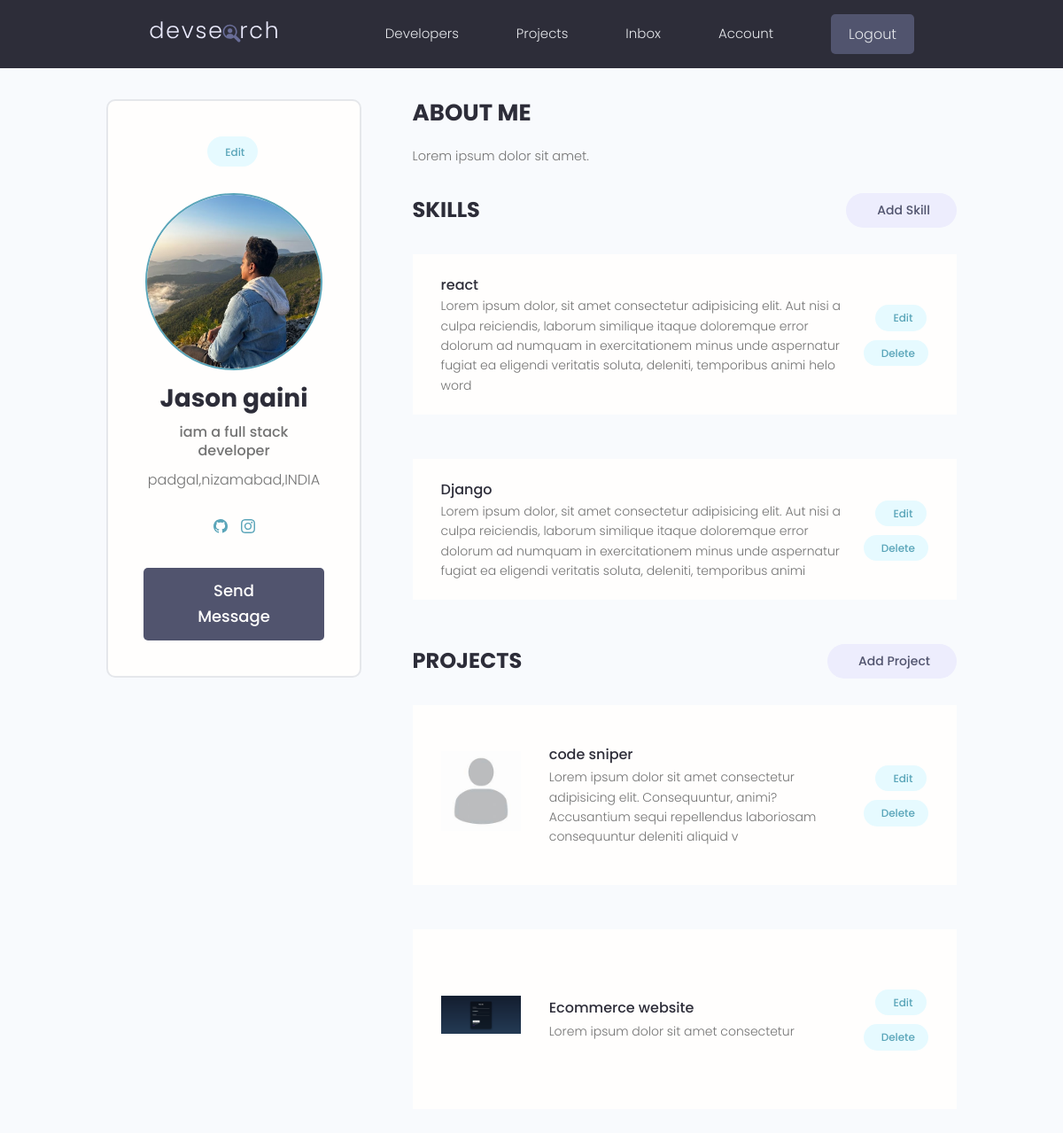
/account/ (signed in), run on an earlier commit of the app's database.
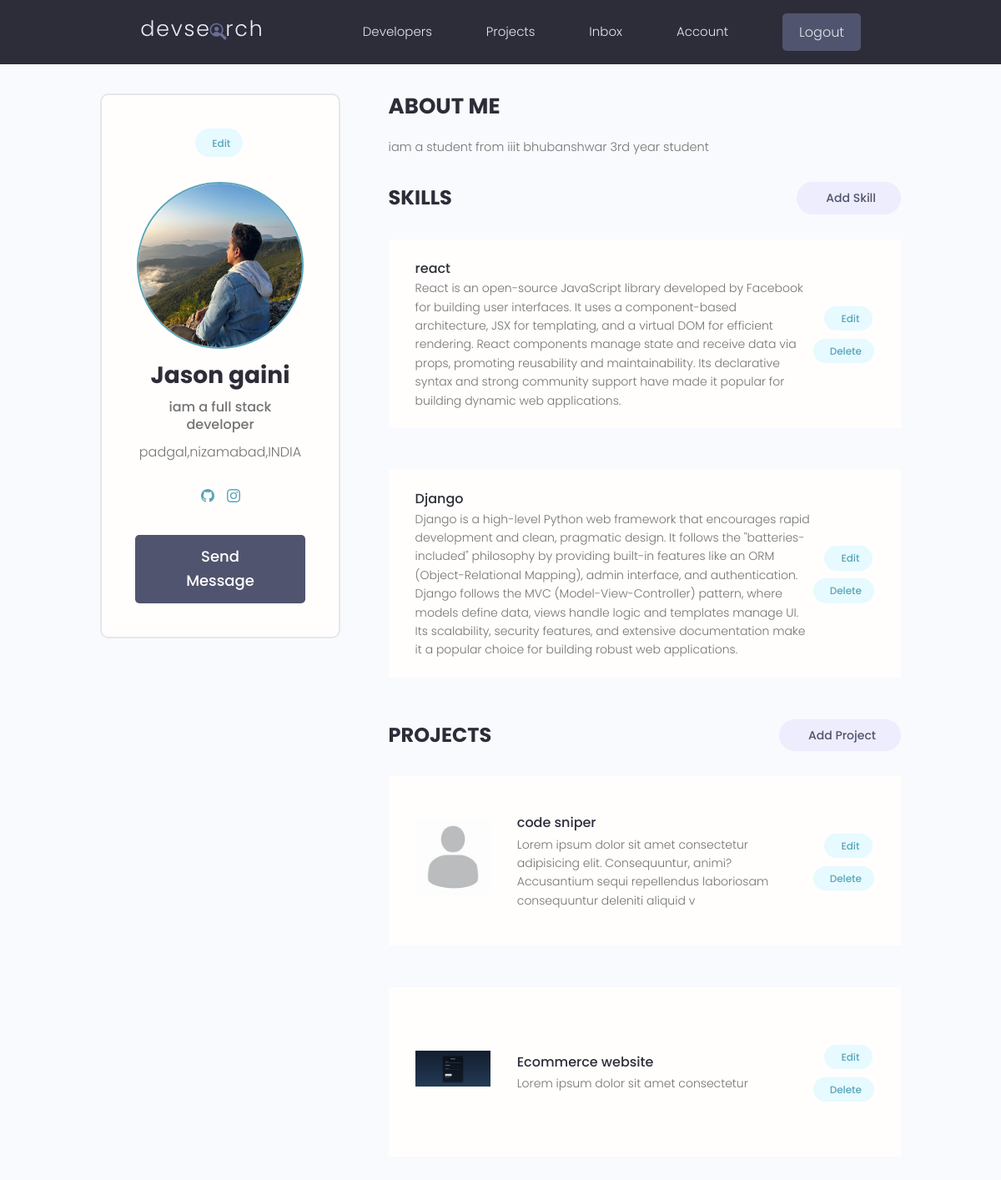
And on a later commit of the database.
### users/models.py (models this page shows, shortened)
class Profile(models.Model):
    user = models.OneToOneField(User, on_delete=models.CASCADE,null=True,blank=True)
    name = models.CharField(max_length=200,blank=True,null=True)
    email = models.EmailField(max_length=500,blank=True,null=True)
    username =models.CharField(max_length=200,blank=True,null=True)
    location =models.CharField(max_length=200,blank=True,null=True)
    short_intro = models.CharField(max_length=200,blank=True,null=True)
    bio =models.TextField(blank=True,null=True)
    profile_image=models.ImageField(null=True,blank=True,upload_to='profiles/',default='profiles/default.jpg')
    social_github = models.CharField(max_length=200,blank=True,null=True)
    social_twitter = models.CharField(max_length=200,blank=True,null=True)
    social_linkedin = models.CharField(max_length=200,blank=True,null=True)
    social_youtube = models.CharField(max_length=200,blank=True,null=True)
    social_website = models.CharField(max_length=200,blank=True,null=True)
    created = models.DateTimeField(auto_now_add=True)
    id = models.UUIDField(default=uuid.uuid4,unique=True,primary_key=True,editable=False)

class Skill(models.Model):
    owner =models.ForeignKey(Profile,on_delete=models.CASCADE,null=True,default=True)
    name=models.CharField(max_length=200,null=True,default=True)
    description = models.TextField(null=True,blank=True)
    created = models.DateTimeField(auto_now_add=True)
    id = models.UUIDField(default=uuid.uuid4,unique=True,primary_key=True,editable=False)

### users/views.py (the view)
# urls.py: path('account/',views.userAccount, name="account"),
@login_required(login_url='login')
def userAccount(request):
    profile=request.user.profile
    Skills=profile.skill_set.all()
    projects=profile.project_set.all()
    context={'profile':profile,'Skills':Skills,'projects':projects}
    return render(request,'users/account.html',context)

### users/templates/users/account.html (shortened to what this page needs)
{% extends 'main.html' %}
{% block content %}
  <main class="settingsPage profile my-md">
    <div class="container">
      <div class="layout">
        <div class="column column--1of3">
          <div class="card text-center">
            <div class="card__body dev">
              <a class="tag tag--pill tag--main settings__btn" href="{% url 'edit-account' %}"> Edit</a>
              <img class="avatar avatar--xl dev__avatar" src="{{profile.profile_image.url}}" />
              <h2 class="dev__name">{{profile.name}}</h2>
              <p class="dev__title">{{profile.short_intro}}</p>
              <p class="dev__location">{{profile.location}}</p>
              <ul class="dev__social">
                {% if profile.social_github %}
                <li>
                  <a title="Github" href="{{profile.social_github}}" target="_blank"></a>
                </li>
                {% endif %}
                {% if profile.social_website %}
                <li>
                  <a title="Personal Website" href="{{profile.social_website}}" target="_blank"><i class="im im-globe"></i></a>
                </li>
                {% endif %}
              </ul>
              <a href="#" class="btn btn--sub btn--lg">Send Message </a>
            </div>
          </div>
        </div>
        <div class="column column--2of3">
          <div class="devInfo">
            <h3 class="devInfo__title">About Me</h3>
            <p class="devInfo__about">{{profile.bio}}</p>
          </div>
          <div class="settings">
            <h3 class="settings__title">Skills</h3>
            <a class="tag tag--pill tag--sub settings__btn tag--lg" href="{% url 'create-skill' %}"> Add Skill</a>
          </div>
          {% for skill in Skills %}
          <table class="settings__table">
            <tr>
              <td class="settings__tableInfo">
                <h4>{{skill.name}}</h4>
                <p>
                 {{skill.description}}
                </p>
              </td>
              <td class="settings__tableActions">
                <a class="tag tag--pill tag--main settings__btn" href="{% url 'update-skill' skill.id %}"> Edit</a>
                <a class="tag tag--pill tag--main settings__btn" href="{% url 'delete-skill' skill.id %}">
                  Delete</a>
              </td>
            </tr>
            {% endfor %}
          </table>
          <div class="settings">
            <h3 class="settings__title">Projects</h3>
            <a class="tag tag--pill tag--sub settings__btn tag--lg" href="{% url 'create-project' %}"> Add Project</a>
          </div>
          {% for project in projects %}
          <table class="settings__table">
            <tr>
              <td class="settings__thumbnail">
                <a href="{% url 'project' project.id %}"><img src="{{project.fetured_image.url}}" alt="Project Thumbnail" /></a>
              </td>
              <td class="settings__tableInfo">
                <a href="{% url 'project' project.id %}">{{project.title}}</a>
                <p>{{project.description|slice:"150"}}</p>
              </td>
              <td class="settings__tableActions">
                <a class="tag tag--pill tag--main settings__btn" href="{% url 'update-project' project.id %}"> Edit</a>
                <a class="tag tag--pill tag--main settings__btn" href="{% url 'delete-project' project.id %}">
                  Delete</a>
              </td>
            </tr>
            {% endfor %}
          </table>
        </div>
      </div>
    </div>
  </main>
  {% endblock content %}

What changed in the data, as far as the page shows it:
changed Profile "Jason gaini": bio "Lorem ipsum dolor sit amet." → "iam a student from iiit bhubanshwar 3rd year student"
changed Skill "react": description "Lorem ipsum dolor, sit amet consectetur adipisicing elit. Aut nisi a culpa reiciendis, laborum similique itaque doloremque error dolorum ad numquam in exercitationem minus unde aspernatur fugiat ea eligendi veritatis soluta, deleniti, temporibus animi helo word" → "React is an open-source JavaScript library developed by Facebook for building user interfaces. It uses a component-based architecture, JSX for templating, and a virtual DOM for efficient rendering. React components manage state and receive data via props, promoting reusability and maintainability. Its declarative syntax and strong community support have made it popular for building dynamic web applications."
changed Skill "Django": description "Lorem ipsum dolor, sit amet consectetur adipisicing elit. Aut nisi a culpa reiciendis, laborum similique itaque doloremque error dolorum ad numquam in exercitationem minus unde aspernatur fugiat ea eligendi veritatis soluta, deleniti, temporibus animi" → "Django is a high-level Python web framework that encourages rapid development and clean, pragmatic design. It follows the \"batteries-included\" philosophy by providing built-in features like an ORM (Object-Relational Mapping), admin interface, and authentication. Django follows the MVC (Model-View-Controller) pattern, where models define data, views handle logic and templates manage UI. Its scalability, security features, and extensive documentation make it a popular choice for building robust web applications."
